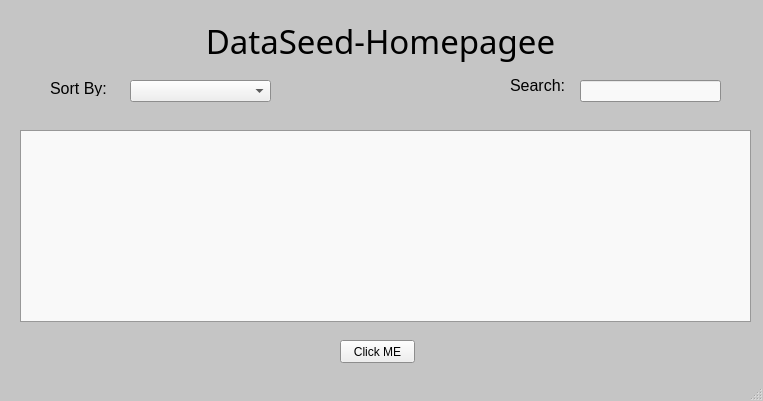
<?xml version="1.0" encoding="UTF-8"?>
<ui version="4.0">
 <class>MainWindow</class>
 <widget class="QMainWindow" name="MainWindow">
  <property name="geometry">
   <rect>
    <x>0</x>
    <y>0</y>
    <width>763</width>
    <height>401</height>
   </rect>
  </property>
  <property name="palette">
   <palette>
    <active>
     <colorrole role="Base">
      <brush brushstyle="SolidPattern">
       <color alpha="255">
        <red>249</red>
        <green>249</green>
        <blue>249</blue>
       </color>
      </brush>
     </colorrole>
     <colorrole role="Window">
      <brush brushstyle="SolidPattern">
       <color alpha="255">
        <red>197</red>
        <green>197</green>
        <blue>197</blue>
       </color>
      </brush>
     </colorrole>
    </active>
    <inactive>
     <colorrole role="Base">
      <brush brushstyle="SolidPattern">
       <color alpha="255">
        <red>249</red>
        <green>249</green>
        <blue>249</blue>
       </color>
      </brush>
     </colorrole>
     <colorrole role="Window">
      <brush brushstyle="SolidPattern">
       <color alpha="255">
        <red>197</red>
        <green>197</green>
        <blue>197</blue>
       </color>
      </brush>
     </colorrole>
    </inactive>
    <disabled>
     <colorrole role="Base">
      <brush brushstyle="SolidPattern">
       <color alpha="255">
        <red>197</red>
        <green>197</green>
        <blue>197</blue>
       </color>
      </brush>
     </colorrole>
     <colorrole role="Window">
      <brush brushstyle="SolidPattern">
       <color alpha="255">
        <red>197</red>
        <green>197</green>
        <blue>197</blue>
       </color>
      </brush>
     </colorrole>
    </disabled>
   </palette>
  </property>
  <property name="windowTitle">
   <string>Data Seed</string>
  </property>
  <property name="autoFillBackground">
   <bool>false</bool>
  </property>
  <property name="styleSheet">
   <string notr="true"/>
  </property>
  <property name="windowFilePath">
   <string/>
  </property>
  <property name="toolButtonStyle">
   <enum>Qt::ToolButtonIconOnly</enum>
  </property>
  <property name="animated">
   <bool>true</bool>
  </property>
  <widget class="QWidget" name="centralwidget">
   <widget class="QLabel" name="label">
    <property name="geometry">
     <rect>
      <x>180</x>
      <y>10</y>
      <width>401</width>
      <height>61</height>
     </rect>
    </property>
    <property name="font">
     <font>
      <family>MS Reference Sans Serif</family>
      <pointsize>25</pointsize>
      <weight>50</weight>
      <bold>false</bold>
      <strikeout>false</strikeout>
      <kerning>true</kerning>
     </font>
    </property>
    <property name="text">
     <string>DataSeed-Homepagee</string>
    </property>
    <property name="scaledContents">
     <bool>false</bool>
    </property>
    <property name="alignment">
     <set>Qt::AlignCenter</set>
    </property>
    <property name="wordWrap">
     <bool>true</bool>
    </property>
   </widget>
   <widget class="QPushButton" name="clickme">
    <property name="geometry">
     <rect>
      <x>340</x>
      <y>340</y>
      <width>75</width>
      <height>23</height>
     </rect>
    </property>
    <property name="text">
     <string>Click ME</string>
    </property>
   </widget>
   <widget class="QComboBox" name="filterBox">
    <property name="geometry">
     <rect>
      <x>130</x>
      <y>80</y>
      <width>141</width>
      <height>22</height>
     </rect>
    </property>
    <property name="accessibleName">
     <string>filter</string>
    </property>
    <property name="editable">
     <bool>false</bool>
    </property>
    <property name="currentText">
     <string/>
    </property>
    <property name="currentIndex">
     <number>-1</number>
    </property>
   </widget>
   <widget class="QLabel" name="label_2">
    <property name="geometry">
     <rect>
      <x>50</x>
      <y>80</y>
      <width>71</width>
      <height>16</height>
     </rect>
    </property>
    <property name="font">
     <font>
      <pointsize>12</pointsize>
     </font>
    </property>
    <property name="text">
     <string>Sort By:</string>
    </property>
   </widget>
   <widget class="QLabel" name="label_3">
    <property name="geometry">
     <rect>
      <x>510</x>
      <y>70</y>
      <width>71</width>
      <height>31</height>
     </rect>
    </property>
    <property name="sizePolicy">
     <sizepolicy hsizetype="Maximum" vsizetype="Minimum">
      <horstretch>0</horstretch>
      <verstretch>0</verstretch>
     </sizepolicy>
    </property>
    <property name="font">
     <font>
      <pointsize>12</pointsize>
      <weight>50</weight>
      <bold>false</bold>
     </font>
    </property>
    <property name="text">
     <string>Search: </string>
    </property>
    <property name="wordWrap">
     <bool>false</bool>
    </property>
   </widget>
   <widget class="QLineEdit" name="searchBox">
    <property name="geometry">
     <rect>
      <x>580</x>
      <y>80</y>
      <width>141</width>
      <height>22</height>
     </rect>
    </property>
    <property name="toolTip">
     <string>search box</string>
    </property>
    <property name="toolTipDuration">
     <number>3</number>
    </property>
    <property name="accessibleName">
     <string>search</string>
    </property>
    <property name="autoFillBackground">
     <bool>false</bool>
    </property>
    <property name="cursorPosition">
     <number>0</number>
    </property>
   </widget>
   <widget class="QListWidget" name="ItemListView">
    <property name="geometry">
     <rect>
      <x>20</x>
      <y>130</y>
      <width>731</width>
      <height>192</height>
     </rect>
    </property>
    <property name="cursor" stdset="0">
     <cursorShape>ArrowCursor</cursorShape>
    </property>
    <property name="styleSheet">
     <string notr="true"/>
    </property>
    <property name="frameShadow">
     <enum>QFrame::Raised</enum>
    </property>
    <property name="showDropIndicator" stdset="0">
     <bool>false</bool>
    </property>
    <property name="alternatingRowColors">
     <bool>true</bool>
    </property>
    <property name="spacing">
     <number>15</number>
    </property>
    <property name="sortingEnabled">
     <bool>false</bool>
    </property>
   </widget>
  </widget>
  <widget class="QStatusBar" name="statusbar"/>
 </widget>
 <resources/>
 <connections/>
</ui>
